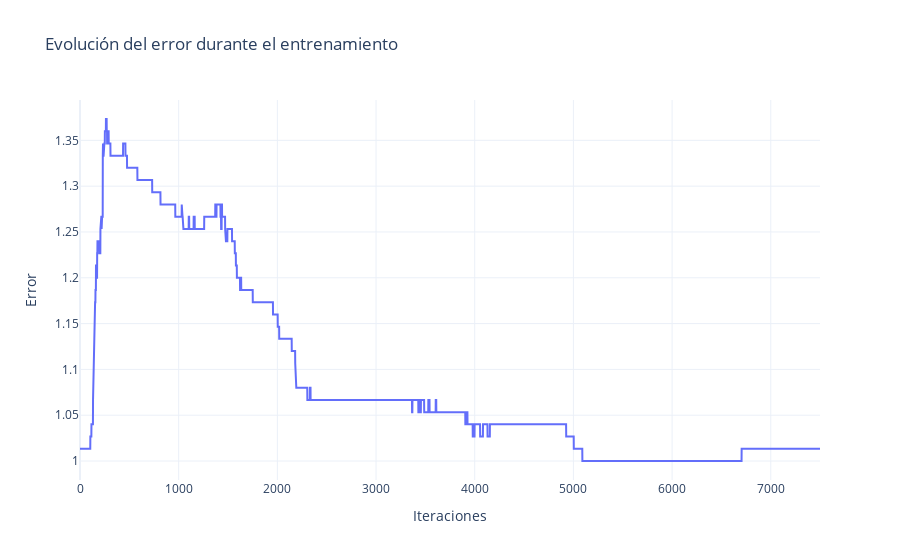
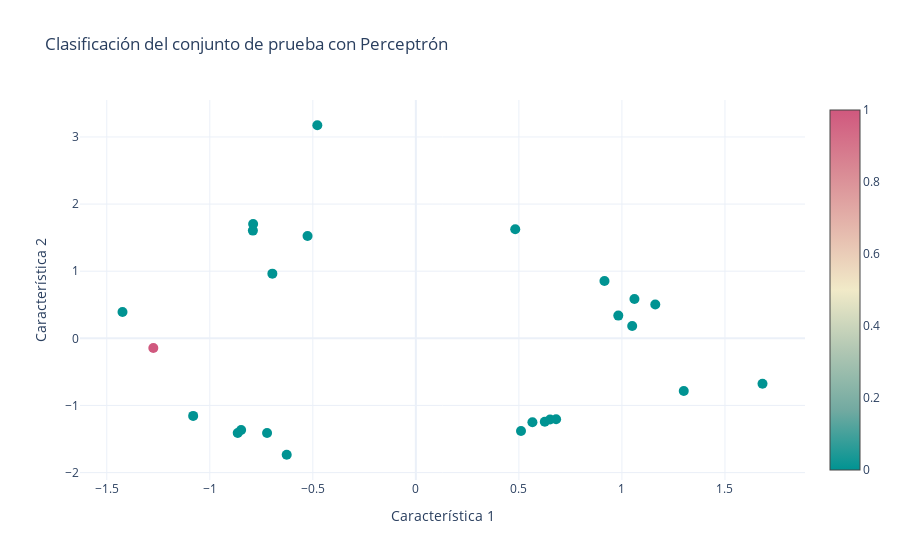

Notebook cell for these charts, in order:
### Markdown cell above
## Funciones de activación

Una vez realizada la implementación de un perceptrón simple añadiremos alguna función de activación, podemos probar con $tanh(x)$, cuya derivada es $(1-tanh(x)^2)$. Recordad que $$\Delta w = w + \gamma \frac{\partial E}{\partial w}$$
Ahora vamos a probarlo con una base de datos ficticia creada mediante scickit

### Code cell
import numpy as np  # Importar la biblioteca numpy para manejo de arrays y funciones matemáticas
import plotly.graph_objects as go  # Importar plotly para crear gráficos interactivos
from sklearn.neural_network import MLPClassifier  # Importar MLPClassifier de sklearn para redes neuronales
from sklearn.datasets import make_classification  # Importar make_classification de sklearn para generar datos de clasificación
from sklearn.model_selection import train_test_split  # Importar train_test_split de sklearn para dividir los datos en entrenamiento y prueba

# Función escalón (función de activación)
def step_function(sum):
    if sum >= 0:
        return 1
    return -1

# Función para entrenar el perceptrón
def EntrenaPerceptron(xi, yi, w):
    ypred = 1 - np.tanh(np.dot(xi, w)) ** 2 # Calcular la predicción usando la función tangente hiperbólica
    if step_function(ypred) != yi:  # Si la predicción es incorrecta
        tasa = 1e-1  # Tasa de aprendizaje
        error = yi - ypred # Calcular el error
        dw = tasa * error * 1 - np.tanh(ypred) ** 2 * xi  # Calcular el ajuste de los pesos
        w += dw # Actualizar los pesos
    return w

# Generar datos de clasificación
X, y = make_classification(
    n_samples=100,  # Número de muestras
    random_state=1,  # Semilla para reproducibilidad
    class_sep=1,  # Separación entre clases
    n_features=2,  # Número de características
    n_informative=2,  # Número de características informativas
    n_redundant=0,  # Número de características redundantes
)
y = (y - 0.5) * 2  # Dejar y entre -1 y 1

X = np.hstack((np.ones((len(y), 1)), X))  # Añadir el sesgo

# Dividir los datos en conjuntos de entrenamiento y prueba
X_train, X_test, y_train, y_test = train_test_split(X, y, stratify=y, random_state=1)

## Definimos el nº de entrenamientos
N = 100

# Inicializamos w
w = np.random.uniform(-1, 1, X.shape[1]) * 1e-3  # Inicializar los pesos
error = []  # Lista para almacenar el error

for i in range(N):
    for j in range(len(y_train)):
        w = EntrenaPerceptron(X_train[j, :], y_train[j], w)  # Entrenar el perceptrón
        softVal = 1 - np.tanh(np.dot(X_train, w)) ** 2  # Calcular las predicciones usando la función tangente hiperbólica
        error.append(np.mean(np.abs(np.sign(softVal) - y_train)))  # Calcular el error medio

# Crear la gráfica del error
fig = go.Figure()
fig.add_trace(go.Scatter(y=error, name="Error en el entrenamiento"))  # Añadir la traza del error
fig.update_layout(
    title="Evolución del error durante el entrenamiento",
    xaxis_title="Iteraciones",
    yaxis_title="Error medio",
    template="plotly_white"
)
fig.show()

# Calcular las predicciones para el conjunto de prueba
yPred = 1 - np.tanh(np.dot(X_test, w)) ** 2

# Crear la gráfica de las predicciones
fig2 = go.Figure()
fig2.add_trace(
    go.Scatter(
        x=X_test[:, 1],  # Coordenadas x
        y=X_test[:, 2],  # Coordenadas y
        mode="markers",  # Modo de trazado en marcadores
        marker=dict(
            size=10,  # Tamaño de los marcadores
            color=np.sign(yPred),  # Color por variable
            colorscale="tealrose",  # Escala de colores
            showscale=True,  # Mostrar la escala de colores
        ),
    )
)
fig2.update_layout(
    title="Clasificación del conjunto de prueba con Perceptrón",
    xaxis_title="Característica 1",
    yaxis_title="Característica 2",
    template="plotly_white"
)
fig2.show()

### Figure 1 — Plotly figure (JSON) as saved in the notebook; plotly's stock layout.template omitted (floating-point values rounded to 4 significant figures; data arrays with more than 128 entries replaced by an {"elided": "..."} marker saying what was removed)
{"data": [{"name": "Error en el entrenamiento", "type": "scatter", "y": {"elided": "7500 float values"}}], "layout": {"title": {"text": "Evolución del error durante el entrenamiento"}, "xaxis": {"title": {"text": "Iteraciones"}}, "yaxis": {"title": {"text": "Error"}}}}

### Figure 2 — Plotly figure (JSON) as saved in the notebook; plotly's stock layout.template omitted (floating-point values rounded to 4 significant figures)
{"data": [{"marker": {"color": [0, 0, 0, 0, 0, 0, 0, 0, 0, 1, 0, 0, 0, 0, 0, 0, 0, 0, 0, 0, 0, 0, 0, 0, 0], "colorscale": [[0, "rgb(0, 147, 146)"], [0.1667, "rgb(114, 170, 161)"], [0.3333, "rgb(177, 199, 179)"], [0.5, "rgb(241, 234, 200)"], [0.6667, "rgb(229, 185, 173)"], [0.8333, "rgb(217, 137, 148)"], [1, "rgb(208, 88, 126)"]], "showscale": true, "size": 10}, "mode": "markers", "type": "scatter", "x": [1.061, -0.4782, 0.6258, 0.6514, 0.9825, -0.7897, 0.5657, 0.4823, 0.9153, -1.274, -1.424, 0.6806, 1.162, -1.081, 1.3, -0.8479, -0.8645, -0.5257, -0.7222, -0.791, 1.682, 0.5103, -0.6964, -0.6268, 1.05], "y": [0.5853, 3.175, -1.242, -1.21, 0.3385, 1.703, -1.251, 1.624, 0.8537, -0.1434, 0.3918, -1.204, 0.5052, -1.155, -0.7857, -1.366, -1.409, 1.526, -1.411, 1.605, -0.676, -1.381, 0.9638, -1.734, 0.1847]}], "layout": {"title": {"text": "Clasificación del conjunto de prueba con Perceptrón"}, "xaxis": {"title": {"text": "Característica 1"}}, "yaxis": {"title": {"text": "Característica 2"}}}}
